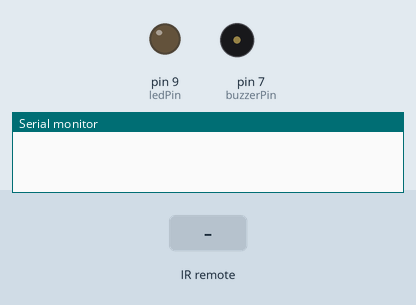
Simulated run of this sketch. Board: Arduino Uno, built with avr-gcc and run on an emulated ATmega328P. Parts: output pins drawn as LEDs (lit = HIGH), buzzer (waves = sounding, pin HIGH), the last lines printed to the serial monitor. The test bench sets the inputs (shaded band).

Above: at 1.2 s.
1.3 s: infrared code 0xFD30CF received
At 2.4 s:
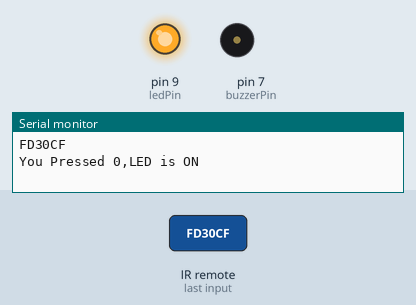
2.8 s: infrared code 0xFD08F7 received
At 3.6 s:
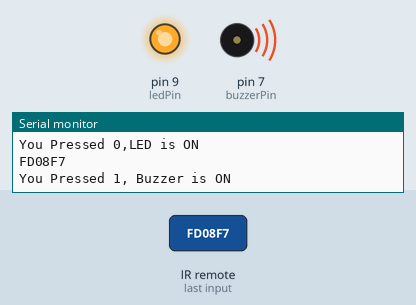
Timing chart, 0 to 5.8 s (numbered marks = the images above; inputs shaded):
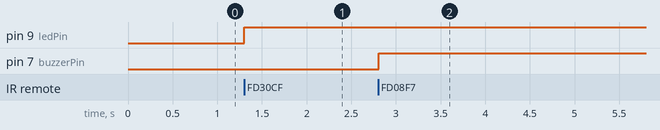

Measured:
- after the input at 1.3 s, pin 9 (ledPin): LOW → HIGH at once
- after the input at 2.8 s, pin 7 (buzzerPin): LOW → HIGH at once

The sketch:

ir_remote1.ino
```cpp
#include <IRremote.h>

// In this project, use the HEX values as read from the ir_remote.ino project
// to control LED and buzzer.
// The builtin LED at pin 13 will blink with each detected signal


const int ledPin = 9;// LED pin conected to pin 9
int ledState = LOW;   // initialialize LED as off
const int buzzerPin = 7;

const int RECV_PIN = 8; // define input pin on Arduino
IRrecv irrecv(RECV_PIN); // create receiving object
decode_results results; // decode_results class is defined in IRremote.h

void setup() {
  Serial.begin(9600);
  irrecv.enableIRIn(); // start the receiver
  pinMode(ledPin, OUTPUT);
  pinMode(buzzerPin, OUTPUT);
  irrecv.blink13(true);// LED at pin 13 to blink when there is infrared transmission
}

void loop() {

  if (irrecv.decode(&results)) {
      Serial.println(results.value, HEX);
      if (results.value == 0xFD30CF) {//if 0 is pressed,prefix with 0x to indicate that number is HEX
          digitalWrite(ledPin,HIGH);
          Serial.println("You Pressed 0,LED is ON");}
      else if (results.value == 0xFD08F7) {// if 1 is pressed
        digitalWrite(buzzerPin, HIGH);
        Serial.println("You Pressed 1, Buzzer is ON");}
      else  { // if any number other than 0 or 1 is pressed
         digitalWrite(ledPin,LOW);
         digitalWrite(buzzerPin,LOW);
         Serial.println("LED & Buzzer are OFF");
       }
    irrecv.resume(); // Receive the next value
    }
  delay (100); // small delay to prevent reading errors
}
```
